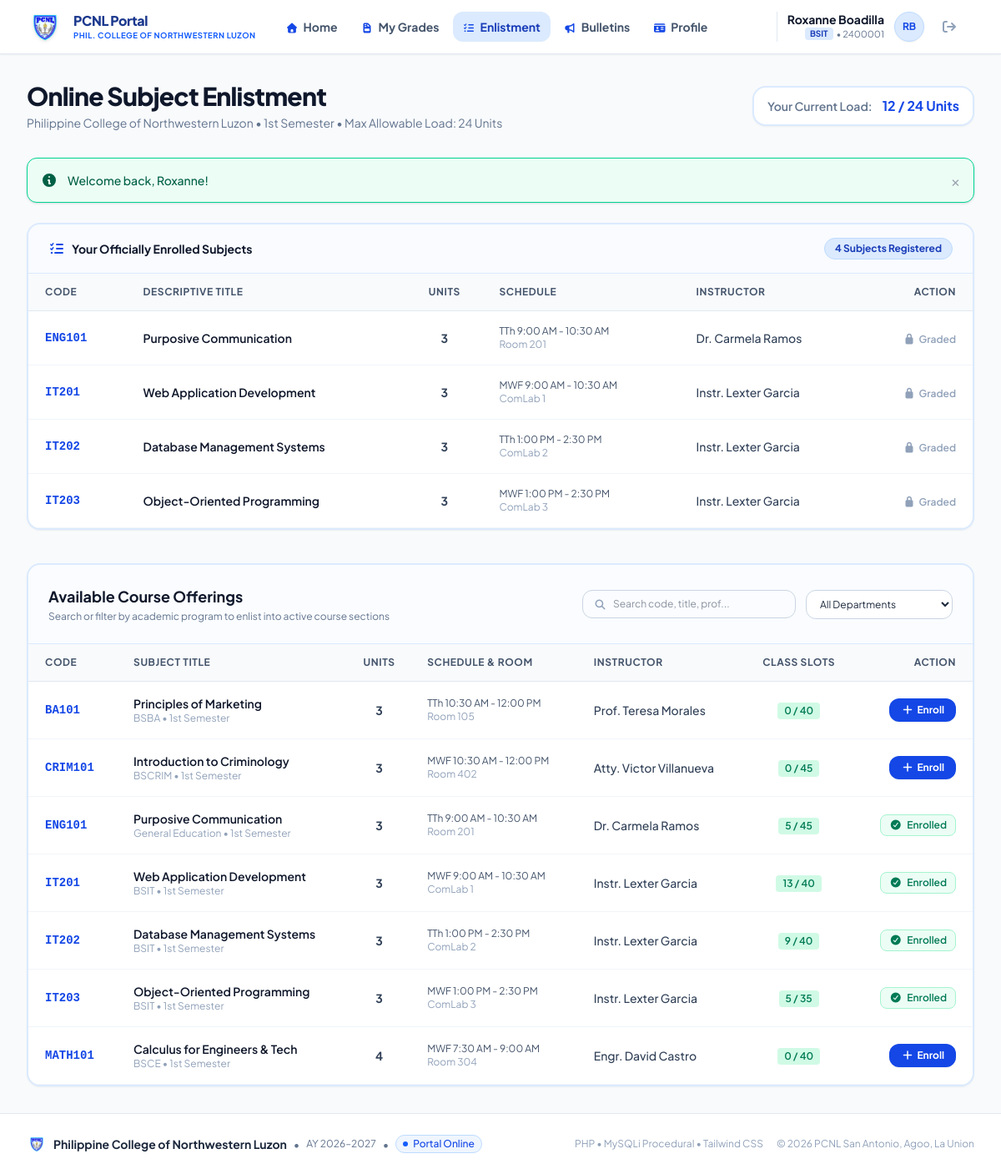
The page /student/enlistment.php (signed in) on the database its author committed.
### tables this page shows
CREATE TABLE `enrollments` (
  `id` INT AUTO_INCREMENT PRIMARY KEY,
  `student_id` INT NOT NULL,
  `course_id` INT NOT NULL,
  `enrollment_date` DATETIME DEFAULT CURRENT_TIMESTAMP,
  `status` ENUM('Enrolled', 'Dropped', 'Completed') DEFAULT 'Enrolled',
  `prelim` DECIMAL(5,2) NULL,
  `midterm` DECIMAL(5,2) NULL,
  `semifinal` DECIMAL(5,2) NULL,
  `final` DECIMAL(5,2) NULL,
  `final_average` DECIMAL(5,2) NULL,
  `remarks` ENUM('Passed', 'Failed', 'Incomplete', 'In Progress') DEFAULT 'In Progress',
  FOREIGN KEY (`student_id`) REFERENCES `users`(`id`) ON DELETE CASCADE,
  FOREIGN KEY (`course_id`) REFERENCES `courses`(`id`) ON DELETE CASCADE,
  UNIQUE KEY `unique_student_course` (`student_id`, `course_id`)
);

CREATE TABLE `courses` (
  `id` INT AUTO_INCREMENT PRIMARY KEY,
  `course_code` VARCHAR(20) UNIQUE NOT NULL,
  `course_title` VARCHAR(150) NOT NULL,
  `description` TEXT NULL,
  `units` INT NOT NULL DEFAULT 3,
  `instructor` VARCHAR(100) NOT NULL,
  `schedule` VARCHAR(100) NOT NULL,
  `room` VARCHAR(50) NOT NULL,
  `capacity` INT NOT NULL DEFAULT 40,
  `department` ENUM('BSIT', 'BEE', 'BSE', 'BSBA', 'BSA', 'BSCRIM', 'BSCE', 'General Education') DEFAULT 'General Education',
  `semester` VARCHAR(20) NOT NULL DEFAULT '1st Semester',
  `academic_year` VARCHAR(20) NOT NULL DEFAULT '2026-2027',
  `created_at` DATETIME DEFAULT CURRENT_TIMESTAMP
);

### includes/auth.php (called while the page is built, shortened)
<?php
require_once __DIR__ . '/../config/helper.php';
function is_logged_in() {
    return isset($_SESSION['user_id']) && !empty($_SESSION['user_id']);
}
function current_user() {
    return array(
        'id'                => $_SESSION['user_id'],
        'student_id_number' => isset($_SESSION['student_id_number']) ? $_SESSION['student_id_number'] : '',
        'name'              => isset($_SESSION['user_name']) ? $_SESSION['user_name'] : 'User',
        'first_name'        => isset($_SESSION['first_name']) ? $_SESSION['first_name'] : '',
        'middle_name'       => isset($_SESSION['middle_name']) ? $_SESSION['middle_name'] : '',
        'last_name'         => isset($_SESSION['last_name']) ? $_SESSION['last_name'] : '',
        'email'             => isset($_SESSION['user_email']) ? $_SESSION['user_email'] : '',
        'role'              => isset($_SESSION['user_role']) ? $_SESSION['user_role'] : 'student',
        'course'            => isset($_SESSION['course']) ? $_SESSION['course'] : '',
        'year_level'        => isset($_SESSION['year_level']) ? $_SESSION['year_level'] : '',
        'section'           => isset($_SESSION['section']) ? $_SESSION['section'] : '',
        'contact_number'    => isset($_SESSION['contact_number']) ? $_SESSION['contact_number'] : '',
        'profile_photo'     => isset($_SESSION['profile_photo']) ? $_SESSION['profile_photo'] : null,
    );
}

### student/enlistment.php (the view, shortened to what this page needs)
<?php
require_once __DIR__ . '/../config/helper.php';
require_once __DIR__ . '/../includes/auth.php';
$student = current_user();
$studentId = intval($student['id']);
$enrolledList = array();
$enrolledQuery = "
    SELECT e.id as enrollment_id, e.prelim, e.midterm, e.semifinal, e.final,
           c.id as course_id, c.course_code, c.course_title, c.units, c.instructor, c.schedule, c.room
    FROM enrollments e
    JOIN courses c ON e.course_id = c.id
    WHERE e.student_id = $studentId AND e.status = 'Enrolled'
    ORDER BY c.course_code ASC
";
$enrolledRes = mysqli_query($conn, $enrolledQuery);
if ($enrolledRes) {
    while ($row = mysqli_fetch_assoc($enrolledRes)) {
        $enrolledList[] = $row;
    }
}
$enrolledCourseIds = array();
$totalEnrolledUnits = 0;
foreach ($enrolledList as $item) {
    $enrolledCourseIds[] = intval($item['course_id']);
    $totalEnrolledUnits += intval($item['units']);
}
$allCourses = array();
$coursesQuery = "
    SELECT c.*,
    (SELECT COUNT(*) FROM enrollments e WHERE e.course_id = c.id AND e.status = 'Enrolled') as enrolled_count
    FROM courses c
    ORDER BY c.course_code ASC
";
$coursesRes = mysqli_query($conn, $coursesQuery);
if ($coursesRes) {
    while ($row = mysqli_fetch_assoc($coursesRes)) {
        $allCourses[] = $row;
    }
}
require_once __DIR__ . '/../includes/header.php';
require_once __DIR__ . '/../includes/navbar.php';
?>
<div class="max-w-7xl mx-auto px-4 sm:px-6 lg:px-8 py-8 w-full flex-1">
    <div class="mb-8 flex flex-col md:flex-row md:items-center md:justify-between gap-4">
        <div>
            <h1 class="text-2xl sm:text-3xl font-black text-slate-900 tracking-tight">Online Subject Enlistment</h1>
            <p class="mt-1 text-xs sm:text-sm text-slate-500">
                Philippine College of Northwestern Luzon &bull; 1st Semester &bull; Max Allowable Load: 24 Units
            </p>
        </div>
        <div class="flex items-center space-x-3">
            <div class="px-4 py-2.5 rounded-2xl bg-white border-2 border-blue-100 shadow-xs flex items-center space-x-3 text-xs sm:text-sm">
                <span class="text-slate-500 font-semibold">Your Current Load:</span>
                <span class="font-bold text-blue-700 text-base" id="total-units-badge"><?= $totalEnrolledUnits ?> / 24 Units</span>
            </div>
        </div>
    </div>
    <div class="mb-10 bg-white rounded-2xl border-2 border-blue-100 shadow-xs overflow-hidden">
        <div class="px-6 py-4 border-b border-blue-100 bg-blue-50/40 flex items-center justify-between">
            <div class="flex items-center space-x-2">
                <i class="fa-solid fa-list-check text-blue-700"></i>
                <h2 class="text-sm font-bold text-slate-900">Your Officially Enrolled Subjects</h2>
            </div>
            <span class="text-xs font-bold px-3 py-1 rounded-full bg-blue-100 text-blue-800 border border-blue-200">
                <?= count($enrolledList) ?> Subjects Registered
            </span>
        </div>
        <div class="overflow-x-auto">
            <table class="w-full text-left text-xs sm:text-sm" id="enrolled-table">
                <thead class="bg-slate-50 text-slate-600 text-xs uppercase tracking-wider border-b border-slate-200">
                    <tr>
                        <th class="px-5 py-3.5 font-bold">Code</th>
                        <th class="px-5 py-3.5 font-bold">Descriptive Title</th>
                        <th class="px-4 py-3.5 font-bold text-center">Units</th>
                        <th class="px-5 py-3.5 font-bold">Schedule</th>
                        <th class="px-5 py-3.5 font-bold">Instructor</th>
                        <th class="px-5 py-3.5 font-bold text-right">Action</th>
                    </tr>
                </thead>
                <tbody class="divide-y divide-slate-100" id="enrolled-table-body">
                    <?php if (empty($enrolledList)): ?>
                        <tr id="no-enrolled-row">
                            <td colspan="6" class="px-6 py-10 text-center text-slate-400">
                                <i class="fa-solid fa-folder-open text-2xl mb-2 text-slate-300"></i>
                                <p class="font-medium">No subjects enlisted yet. Browse the curriculum offerings below.</p>
                            </td>
                        </tr>
                    <?php else: ?>
                        <?php foreach ($enrolledList as $item): ?>
                            <?php $hasGrade = ($item['prelim'] !== null || $item['midterm'] !== null || $item['semifinal'] !== null || $item['final'] !== null); ?>
                            <tr class="hover:bg-blue-50/30 transition border-b border-slate-100" id="enrolled-row-<?= $item['course_id'] ?>">
                                <td class="px-5 py-4 font-bold text-blue-700 font-mono"><?= sanitize($item['course_code']) ?></td>
                                <td class="px-5 py-4 font-semibold text-slate-900"><?= sanitize($item['course_title']) ?></td>
                                <td class="px-4 py-4 text-center font-bold text-slate-700"><?= $item['units'] ?></td>
                                <td class="px-5 py-4 text-xs text-slate-600">
                                    <?= sanitize($item['schedule']) ?><br>
                                    <span class="text-slate-400"><?= sanitize($item['room']) ?></span>
                                </td>
                                <td class="px-5 py-4 text-slate-700 font-medium"><?= sanitize($item['instructor']) ?></td>
                                <td class="px-5 py-4 text-right">
                                    <?php if ($hasGrade): ?>
                                        <span class="inline-flex items-center text-xs text-slate-400 font-semibold" title="Subject has recorded grades and cannot be dropped online">
                                            <i class="fa-solid fa-lock mr-1"></i>Graded
                                        </span>
                                    <?php else: ?>
                                        <button onclick="handleDrop(<?= $item['course_id'] ?>)" class="px-3 py-1.5 rounded-xl text-xs font-semibold bg-rose-50 hover:bg-rose-100 text-rose-700 border border-rose-200 transition">
                                            <i class="fa-solid fa-xmark mr-1"></i>Drop
                                        </button>
                                    <?php endif; ?>
                                </td>
                            </tr>
                        <?php endforeach; ?>
                    <?php endif; ?>
                </tbody>
            </table>
        </div>
    </div>
    <div class="bg-white rounded-2xl border-2 border-blue-100 shadow-xs overflow-hidden">
        <div class="p-6 border-b border-blue-100 bg-blue-50/30">
            <div class="flex flex-col sm:flex-row sm:items-center sm:justify-between gap-4">
                <div>
                    <h2 class="text-base sm:text-lg font-bold text-slate-900">Available Course Offerings</h2>
                    <p class="text-xs text-slate-500 mt-0.5">Search or filter by academic program to enlist into active course sections</p>
                </div>
                <div class="flex flex-col sm:flex-row items-center gap-3">
                    <div class="relative w-full sm:w-64">
                        <i class="fa-solid fa-magnifying-glass absolute left-3.5 top-3 text-slate-400 text-xs"></i>
                        <input type="text" id="course-search-input" placeholder="Search code, title, prof..."
                               class="w-full pl-9 pr-3.5 py-2 text-xs rounded-xl border border-slate-300 focus:outline-none focus:ring-2 focus:ring-blue-600">
                    </div>
                    <select id="course-dept-filter" class="w-full sm:w-44 px-3 py-2 text-xs rounded-xl border border-slate-300 bg-white focus:outline-none focus:ring-2 focus:ring-blue-600">
                        <option value="All">All Departments</option>
                    </select>
                </div>
            </div>
        </div>
        <div class="overflow-x-auto">
            <table class="w-full text-left text-xs sm:text-sm">
                <thead class="bg-slate-50 text-slate-600 text-xs uppercase tracking-wider border-b border-slate-200">
                    <tr>
                        <th class="px-5 py-3.5 font-bold">Code</th>
                        <th class="px-5 py-3.5 font-bold">Subject Title</th>
                        <th class="px-4 py-3.5 font-bold text-center">Units</th>
                        <th class="px-5 py-3.5 font-bold">Schedule & Room</th>
                        <th class="px-5 py-3.5 font-bold">Instructor</th>
                        <th class="px-5 py-3.5 font-bold text-center">Class Slots</th>
                        <th class="px-5 py-3.5 font-bold text-right">Action</th>
                    </tr>
                </thead>
                <tbody class="divide-y divide-slate-100" id="available-courses-tbody">
                    <?php foreach ($allCourses as $c): ?>
                        <?php
                            $isEnrolled = in_array((int)$c['id'], $enrolledCourseIds);
                            $isFull = ((int)$c['enrolled_count'] >= (int)$c['capacity']);
                        ?>
                        <tr class="hover:bg-blue-50/30 transition border-b border-slate-100" id="course-row-<?= $c['id'] ?>">
                            <td class="px-5 py-4 font-bold text-blue-700 font-mono"><?= sanitize($c['course_code']) ?></td>
                            <td class="px-5 py-4">
                                <div class="font-semibold text-slate-900"><?= sanitize($c['course_title']) ?></div>
                                <div class="text-xs text-slate-400"><?= sanitize($c['department']) ?> &bull; <?= sanitize($c['semester']) ?></div>
                            </td>
                            <td class="px-4 py-4 text-center font-bold text-slate-700"><?= $c['units'] ?></td>
                            <td class="px-5 py-4 text-xs text-slate-600">
                                <?= sanitize($c['schedule']) ?><br>
                                <span class="text-slate-400"><?= sanitize($c['room']) ?></span>
                            </td>
                            <td class="px-5 py-4 text-slate-700 font-medium"><?= sanitize($c['instructor']) ?></td>
                            <td class="px-5 py-4 text-center">
                                <?php if ($isFull): ?>
                                    <span class="inline-flex items-center px-2 py-0.5 rounded text-xs font-semibold bg-rose-100 text-rose-700">
                                        Full (<?= $c['enrolled_count'] ?>/<?= $c['capacity'] ?>)
                                    </span>
                                <?php else: ?>
                                    <span class="inline-flex items-center px-2 py-0.5 rounded text-xs font-semibold bg-emerald-100 text-emerald-700">
                                        <?= $c['enrolled_count'] ?> / <?= $c['capacity'] ?>
                                    </span>
                                <?php endif; ?>
                            </td>
                            <td class="px-5 py-4 text-right">
                                <?php if ($isEnrolled): ?>
                                    <span class="inline-flex items-center text-xs font-semibold text-emerald-700 bg-emerald-50 px-2.5 py-1 rounded-lg border border-emerald-200">
                                        <i class="fa-solid fa-circle-check mr-1.5"></i>Enrolled
                                    </span>
                                <?php elseif ($isFull): ?>
                                    <button disabled class="px-3 py-1.5 rounded-lg text-xs font-semibold bg-slate-200 text-slate-400 cursor-not-allowed">
                                        Class Full
                                    </button>
                                <?php else: ?>
                                    <button onclick="handleEnroll(<?= $c['id'] ?>)" class="px-3.5 py-1.5 rounded-xl text-xs font-bold bg-blue-700 hover:bg-blue-800 text-white shadow-xs transition">
                                        <i class="fa-solid fa-plus mr-1"></i>Enroll
                                    </button>
                                <?php endif; ?>
                            </td>
                        </tr>
                    <?php endforeach; ?>
                </tbody>
            </table>
        </div>
    </div>
</div>
<?php require_once __DIR__ . '/../includes/footer.php'; ?>

### assets/css/custom.css (style rules this page uses)
body { font-family: 'Plus Jakarta Sans', system-ui, -apple-system, BlinkMacSystemFont, "Segoe UI", Roboto, sans-serif; min-height: 100vh; }

### rows shown on the page
enrollments: course.course_code "ENG101", course.course_title "Purposive Communication", course.units "3", course.schedule "TTh 9:00 AM - 10:30 AM", course.room "Room 201", course.instructor "Dr. Carmela Ramos", prelim "Graded"
enrollments: course.course_code "IT201", course.course_title "Web Application Development", course.units "3", course.schedule "MWF 9:00 AM - 10:30 AM", course.room "ComLab 1", course.instructor "Instr. Lexter Garcia", prelim "Graded"
enrollments: course.course_code "IT202", course.course_title "Database Management Systems", course.units "3", course.schedule "TTh 1:00 PM - 2:30 PM", course.room "ComLab 2", course.instructor "Instr. Lexter Garcia", prelim "Graded"
enrollments: course.course_code "IT203", course.course_title "Object-Oriented Programming", course.units "3", course.schedule "MWF 1:00 PM - 2:30 PM", course.room "ComLab 3", course.instructor "Instr. Lexter Garcia", prelim "Graded"
courses: course_code "BA101", course_title "Principles of Marketing", department "BSBA", semester "1st Semester", units "3", schedule "TTh 10:30 AM - 12:00 PM", room "Room 105", instructor "Prof. Teresa Morales", enrolled_count "0", capacity "40"
courses: course_code "CRIM101", course_title "Introduction to Criminology", department "BSCRIM", semester "1st Semester", units "3", schedule "MWF 10:30 AM - 12:00 PM", room "Room 402", instructor "Atty. Victor Villanueva", enrolled_count "0", capacity "45"
courses: course_code "ENG101", course_title "Purposive Communication", department "General Education", semester "1st Semester", units "3", schedule "TTh 9:00 AM - 10:30 AM", room "Room 201", instructor "Dr. Carmela Ramos", enrolled_count "5", capacity "45", shows "Enrolled"
courses: course_code "IT201", course_title "Web Application Development", department "BSIT", semester "1st Semester", units "3", schedule "MWF 9:00 AM - 10:30 AM", room "ComLab 1", instructor "Instr. Lexter Garcia", enrolled_count "13", capacity "40", shows "Enrolled"
courses: course_code "IT202", course_title "Database Management Systems", department "BSIT", semester "1st Semester", units "3", schedule "TTh 1:00 PM - 2:30 PM", room "ComLab 2", instructor "Instr. Lexter Garcia", enrolled_count "9", capacity "40", shows "Enrolled"
courses: course_code "IT203", course_title "Object-Oriented Programming", department "BSIT", semester "1st Semester", units "3", schedule "MWF 1:00 PM - 2:30 PM", room "ComLab 3", instructor "Instr. Lexter Garcia", enrolled_count "5", capacity "35", shows "Enrolled"
courses: course_code "MATH101", course_title "Calculus for Engineers & Tech", department "BSCE", semester "1st Semester", units "4", schedule "MWF 7:30 AM - 9:00 AM", room "Room 304", instructor "Engr. David Castro", enrolled_count "0", capacity "40"

### other values the page prints
$currentUser['name'] "Roxanne Boadilla"
$currentUser['course'] ? $currentUser['course'] : 'BSIT' "BSIT"
$currentUser['student_id_number'] "2400001"
$totalEnrolledUnits "12"
$flash['message'] "Welcome back, Roxanne!"
count($enrolledList) "4"
